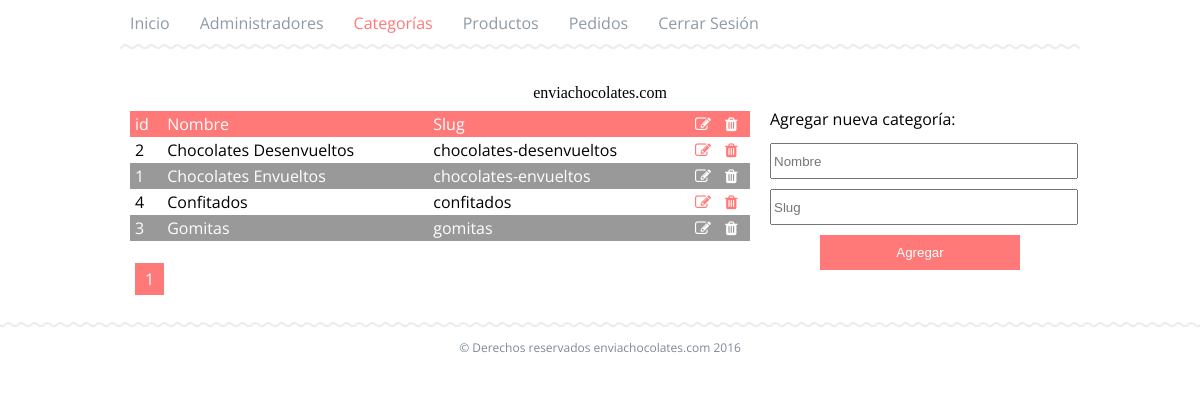
Page /admin/categorias.php (signed in) on the earlier database version.
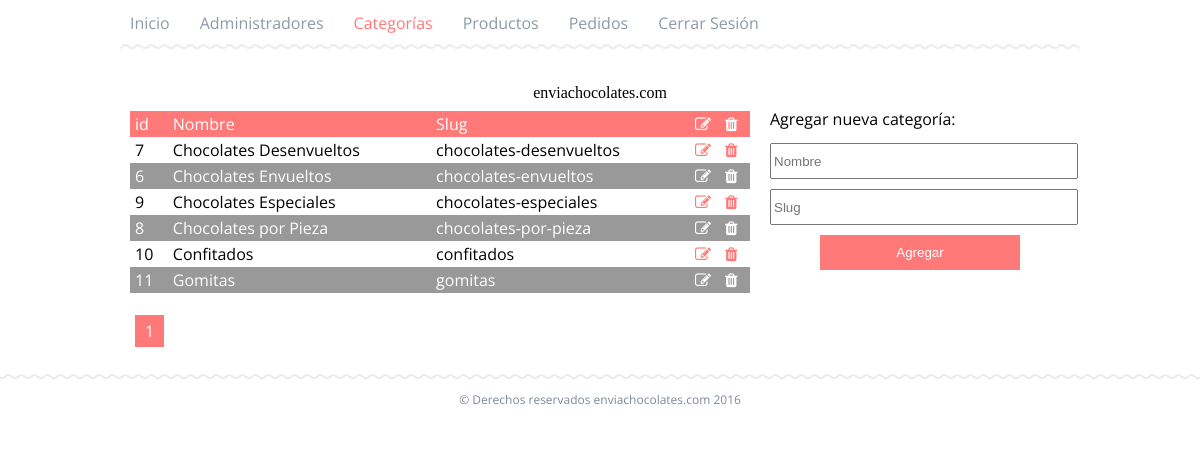
Same page on the later database version.
### tables this page shows
CREATE TABLE `categorias` (
  `id` int(11) NOT NULL,
  `nombre` varchar(255) NOT NULL,
  `slug` varchar(255) NOT NULL,
  `activo` tinyint(1) NOT NULL
);

### admin/categorias.php (the view, shortened to what this page needs)
<!DOCTYPE html>
<html lang="es">
<head>
	<?php include("head.php") ?>
</head>
<body>
	<div id="wrap">
		<div class="w100 white">
			<div class="container" id="contenedormenu">
				<div class="twelve column">
					<?php include("menu.php") ?>
				</div>
			</div>
			<div class="container" id="logos">
				<div class="one-third column tac"><div id="logo">enviachocolates.com</div></div>
			</div>
		</div>
		<div class="white">
			<div class="container">
				<div class="two-third column">
					<table class="w100 tabla">
					<thead>
						<tr>
							<th>id</th>
							<th>Nombre</th>
							<th>Slug</th>
							<th class="botonaccion"><i class="fa fa-pencil-square-o" aria-hidden="true"></i></th>
							<th class="botonaccion"><i class="fa fa-trash" aria-hidden="true"></i></th>
						</tr>
					</thead>
					<tbody>
					<?php
						$pagina = $_GET['p'];
						$cuantos = 50;
						if(empty($pagina)){
							$pagina = 1;
						}
						$offset = ($pagina - 1)*$cuantos;
						$conn = new PDO("mysql:host=".DB_HOST.";dbname=".DB_DATABASE,DB_USER,DB_PASS);
						$sql = "SELECT id,nombre,slug FROM categorias  WHERE activo = '1' order by nombre LIMIT $offset,$cuantos";
						$q = $conn->prepare($sql);
						$q->execute();
						$q->setFetchMode(PDO::FETCH_BOTH);
						$resultado = $q->fetchAll();
						$total = "SELECT id,nombre,slug FROM categorias WHERE activo = '1' ";
						$q = $conn->prepare($total);
						$q->execute();
						$q->setFetchMode(PDO::FETCH_BOTH);
						$total =  $q->fetchAll();
						$total = count($total);
						$total = ceil($total/$cuantos);
						foreach($resultado as $r){
							?>
							<tr>
							<td><?php echo $r['id'] ?></th>
							<td><?php echo $r['nombre'] ?></td>
							<td><?php echo $r['slug'] ?></td>
							<td class="botonaccion"><a href="editar-categoria.php?id=<?php echo $r['id'] ?>"><i class="fa fa-pencil-square-o" aria-hidden="true"></i></a></td>
							<td class="botonaccion"><a onclick="return confirm('¿Seguro de eliminar?');" href="delete/categoria.php?id=<?php echo $r['id'] ?>"><i class="fa fa-trash" aria-hidden="true"></i></a></td>
							</tr>
							<?php
						}
					?>
					</tbody>
					</table>
					<ul id="paginador">
						<?php
							for ($i=1;$i<=$total;$i++){
								?>
						<li><a href="categorias.php?p=<?php echo $i ?>" <?php if($pagina == $i){ echo ' class="current" ';} ?>><?php echo $i ?></a></li>
								<?php
							}
						?>
					</ul>
				</div>
				<div class="one-third column">
					<p>Agregar nueva categoría:</p>
					<p>&nbsp;</p>
					<form id="forminsertarcategoria" class="formularios" action="insert/categoria.php" method="post">
						<p><input type="text" class="w100" name="nombre" placeholder="Nombre" id="nombrecategoria"></p>
						<p><input type="text" class="w100" name="slug" placeholder="Slug" id="slugcategoria"></p>
						<p><input type="submit" value="Agregar"></p>
					</form>
				</div>
			</div>
		</div>
		<footer>
			<div id="legales">
				<p class="tac"> &copy; Derechos reservados enviachocolates.com 2016</p>
			</div>
		</footer>
	</div>
</body>
</html>

Differences in the rows shown:
removed categorias: id "2", nombre "Chocolates Desenvueltos", slug "chocolates-desenvueltos"
removed categorias: id "1", nombre "Chocolates Envueltos", slug "chocolates-envueltos"
removed categorias: id "4", nombre "Confitados", slug "confitados"
removed categorias: id "3", nombre "Gomitas", slug "gomitas"
added categorias: id "7", nombre "Chocolates Desenvueltos", slug "chocolates-desenvueltos"
added categorias: id "6", nombre "Chocolates Envueltos", slug "chocolates-envueltos"
added categorias: id "9", nombre "Chocolates Especiales", slug "chocolates-especiales"
added categorias: id "8", nombre "Chocolates por Pieza", slug "chocolates-por-pieza"
added categorias: id "10", nombre "Confitados", slug "confitados"
added categorias: id "11", nombre "Gomitas", slug "gomitas"
